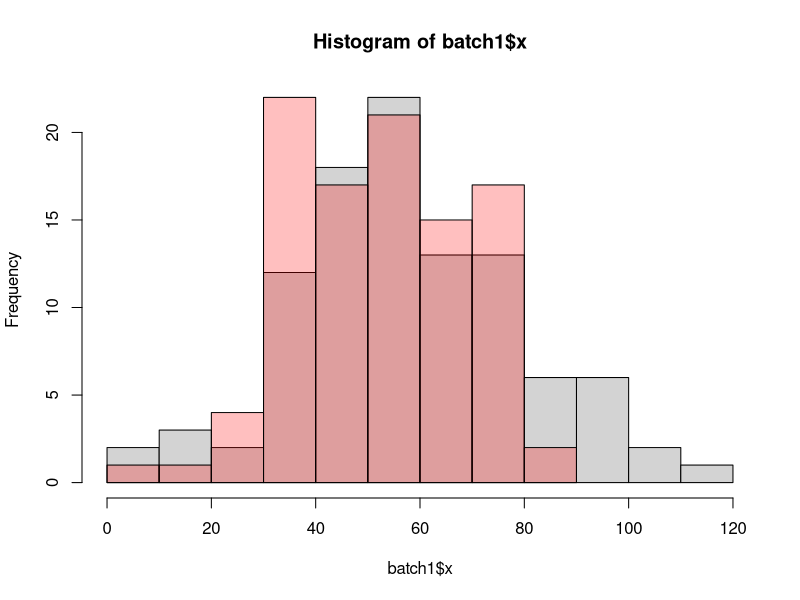
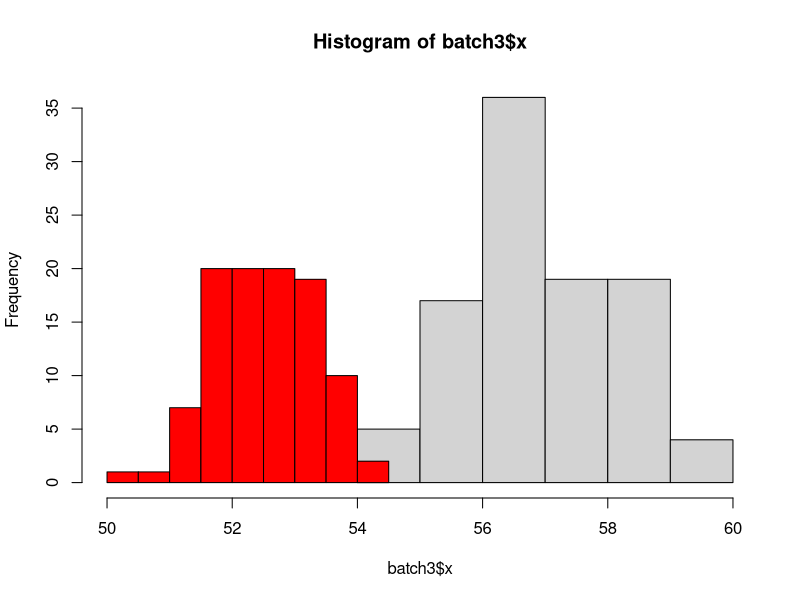

Write the R code that produced these figures, in order.
## ---- chunk 1
setwd('C:/Users/rob.harrand/OneDrive - Avacta Group plc/ANIMAL HEALTH/R Projects/life-sciences-workshop-dev-zone')
batch1 = read.csv('stats_example_batch1.csv')
batch2 = read.csv('stats_example_batch2.csv')
## ---- chunk 2
(mean(batch1$x) - mean(batch2$x)) / mean(batch2$x)
## ---- chunk 3
hist(batch1$x)
hist(batch2$x, col = rgb(1,0,0,alpha=0.25), add = T)
## ---- chunk 4
t.test(batch1$x, batch2$x, paired = TRUE)
## ---- chunk 5
setwd('C:/Users/rob.harrand/OneDrive - Avacta Group plc/ANIMAL HEALTH/R Projects/life-sciences-workshop-dev-zone')
batch3 = read.csv('stats_example_batch3.csv')
batch4 = read.csv('stats_example_batch4.csv')
## ---- chunk 6
(mean(batch3$x) - mean(batch4$x)) / mean(batch3$x)
## ---- chunk 7
hist(batch3$x, xlim = c(50,60))
hist(batch4$x, col = 'red', add = T)
## ---- chunk 8
t.test(batch3$x, batch4$x, paired = TRUE)
## ---- chunk 9
mean(batch1$x)
sd(batch1$x)

mean(batch2$x)
sd(batch2$x)
## ---- chunk 10
mean(batch3$x)
sd(batch3$x)

mean(batch4$x)
sd(batch4$x)
